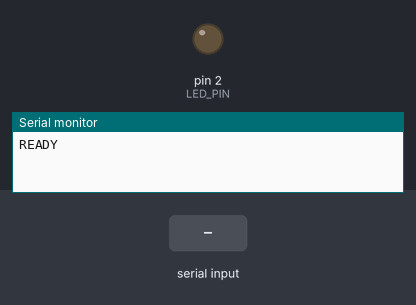
A sketch run on a simulated Arduino Nano, built with avr-gcc and run on an emulated ATmega328P. Shown: output pins drawn as LEDs (lit = HIGH), the last lines printed to the serial monitor. Dashed ring = blinking. Inputs (shaded band) come from the test bench.

Above: at 1.2 s.
1.3 s: "BLINK:90\n" received over Serial
At 1.52 s:
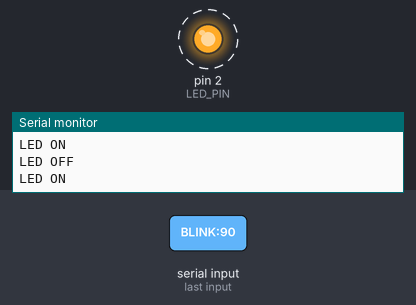
Timing chart, 0 to 4.3 s (numbered marks = the images above; inputs shaded):
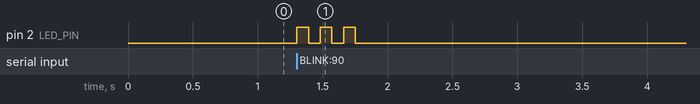

The sketch:

UART--Blink_Nano.ino
```cpp
/************************************************************************************************************
 🔹 SLAVE ARDUINO NANO: CONTROL DE LED VIA UART DESDE PICO 🔹
  - Recibe comandos UART desde un Raspberry Pi Pico.
  - Comando esperado: "BLINK:<tiempo_ms>"
  - Parpadea el LED 3 veces con el retardo indicado.
  - Envia: "LED ON", "LED OFF" y "DONE"
  - UART hardware del Nano (D0 RX, D1 TX)
  K. Michalsky – 11.2025
*************************************************************************************************************/

#define LED_PIN 2

void setup()
{
    pinMode(LED_PIN, OUTPUT);
    digitalWrite(LED_PIN, LOW);

    // UART hardware del Nano
    Serial.begin(115200);

    // Mensaje opcional al Pico
    Serial.println("READY");
}

void loop()
{
    if (Serial.available())
    {
        String msg = Serial.readStringUntil('\n');
        msg.trim();

        if (msg.startsWith("BLINK:"))
        {
            int delayTime = msg.substring(6).toInt();

            for (int i = 0; i < 3; i++)
            {
                digitalWrite(LED_PIN, HIGH);
                Serial.println("LED ON");
                delay(delayTime);

                digitalWrite(LED_PIN, LOW);
                Serial.println("LED OFF");
                delay(delayTime);
            }

            Serial.println("DONE");
        }
    }
}
```

Measured:
- after the input at 1.3 s, pin 2 (LED_PIN): alternates HIGH for 0.09 s and LOW for 0.09 s, 6 changes in all, then stays LOW, starting at once
